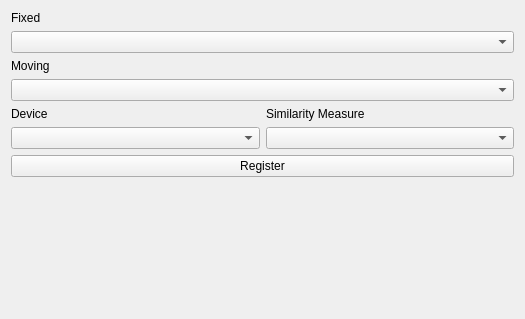
<?xml version="1.0" encoding="UTF-8"?>
<ui version="4.0">
 <class>qSlicerImFusionAlgorithmExampleModuleWidget</class>
 <widget class="qSlicerWidget" name="qSlicerImFusionAlgorithmExampleModuleWidget">
  <property name="geometry">
   <rect>
    <x>0</x>
    <y>0</y>
    <width>525</width>
    <height>319</height>
   </rect>
  </property>
  <property name="windowTitle">
   <string>ImFusionTest</string>
  </property>
  <layout class="QVBoxLayout" name="verticalLayout_5">
   <item>
    <layout class="QVBoxLayout" name="verticalLayout_6">
     <item>
      <layout class="QVBoxLayout" name="verticalLayout_4">
       <item>
        <layout class="QVBoxLayout" name="verticalLayout">
         <item>
          <widget class="QLabel" name="label">
           <property name="text">
            <string>Fixed</string>
           </property>
          </widget>
         </item>
         <item>
          <widget class="QComboBox" name="fixComboBox"/>
         </item>
        </layout>
       </item>
       <item>
        <widget class="QLabel" name="label_2">
         <property name="text">
          <string>Moving</string>
         </property>
        </widget>
       </item>
       <item>
        <widget class="QComboBox" name="moveComboBox"/>
       </item>
      </layout>
     </item>
    </layout>
   </item>
   <item>
    <layout class="QHBoxLayout" name="horizontalLayout">
     <item>
      <layout class="QVBoxLayout" name="verticalLayout_3">
       <item>
        <widget class="QLabel" name="label_4">
         <property name="text">
          <string>Device</string>
         </property>
        </widget>
       </item>
       <item>
        <widget class="QComboBox" name="deviceComboBox"/>
       </item>
      </layout>
     </item>
     <item>
      <layout class="QVBoxLayout" name="verticalLayout_2">
       <item>
        <widget class="QLabel" name="label_3">
         <property name="text">
          <string>Similarity Measure</string>
         </property>
        </widget>
       </item>
       <item>
        <widget class="QComboBox" name="similarityComboBox"/>
       </item>
      </layout>
     </item>
    </layout>
   </item>
   <item>
    <widget class="QPushButton" name="applyButton">
     <property name="text">
      <string>Register</string>
     </property>
    </widget>
   </item>
   <item>
    <spacer name="verticalSpacer_2">
     <property name="orientation">
      <enum>Qt::Vertical</enum>
     </property>
     <property name="sizeHint" stdset="0">
      <size>
       <width>20</width>
       <height>40</height>
      </size>
     </property>
    </spacer>
   </item>
  </layout>
 </widget>
 <customwidgets>
  <customwidget>
   <class>qSlicerWidget</class>
   <extends>QWidget</extends>
   <header>qSlicerWidget.h</header>
   <container>1</container>
  </customwidget>
 </customwidgets>
 <resources/>
 <connections/>
</ui>
